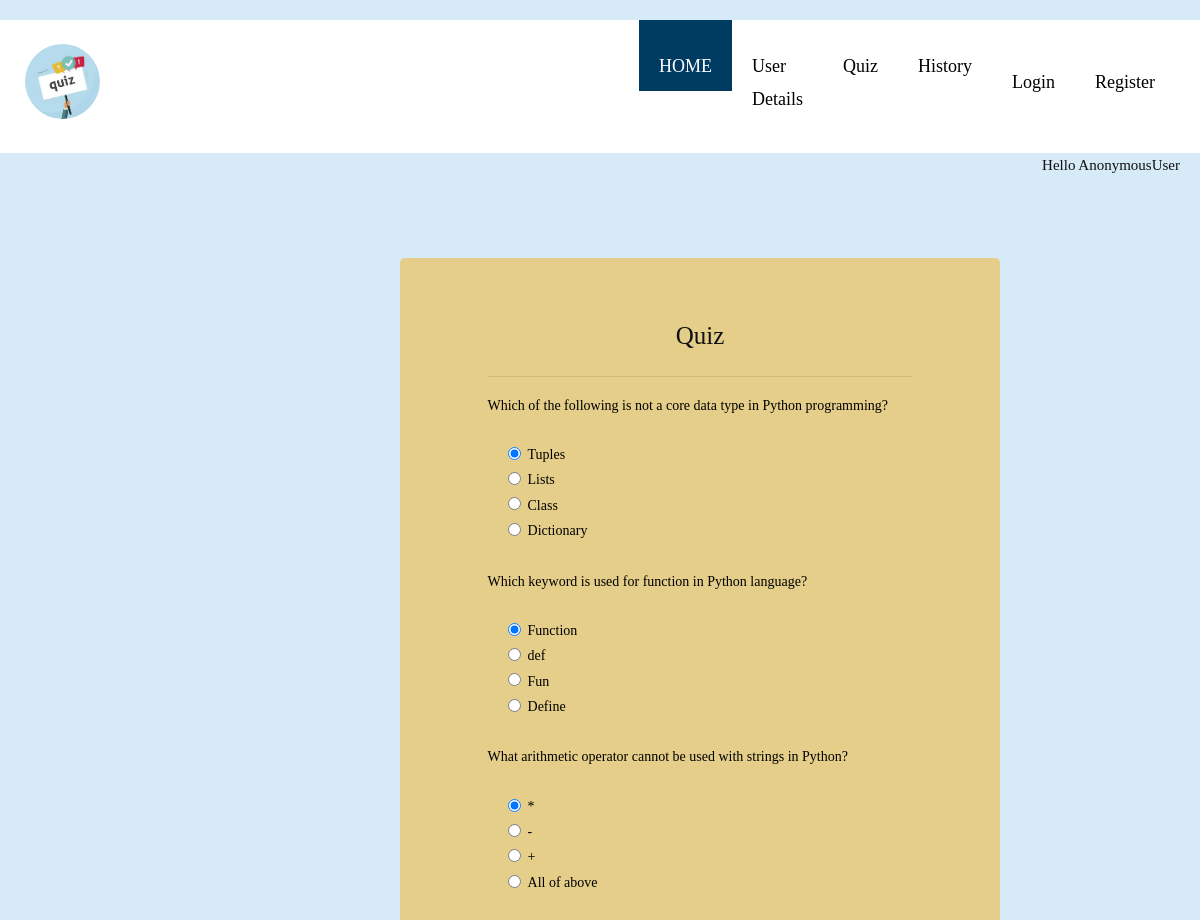
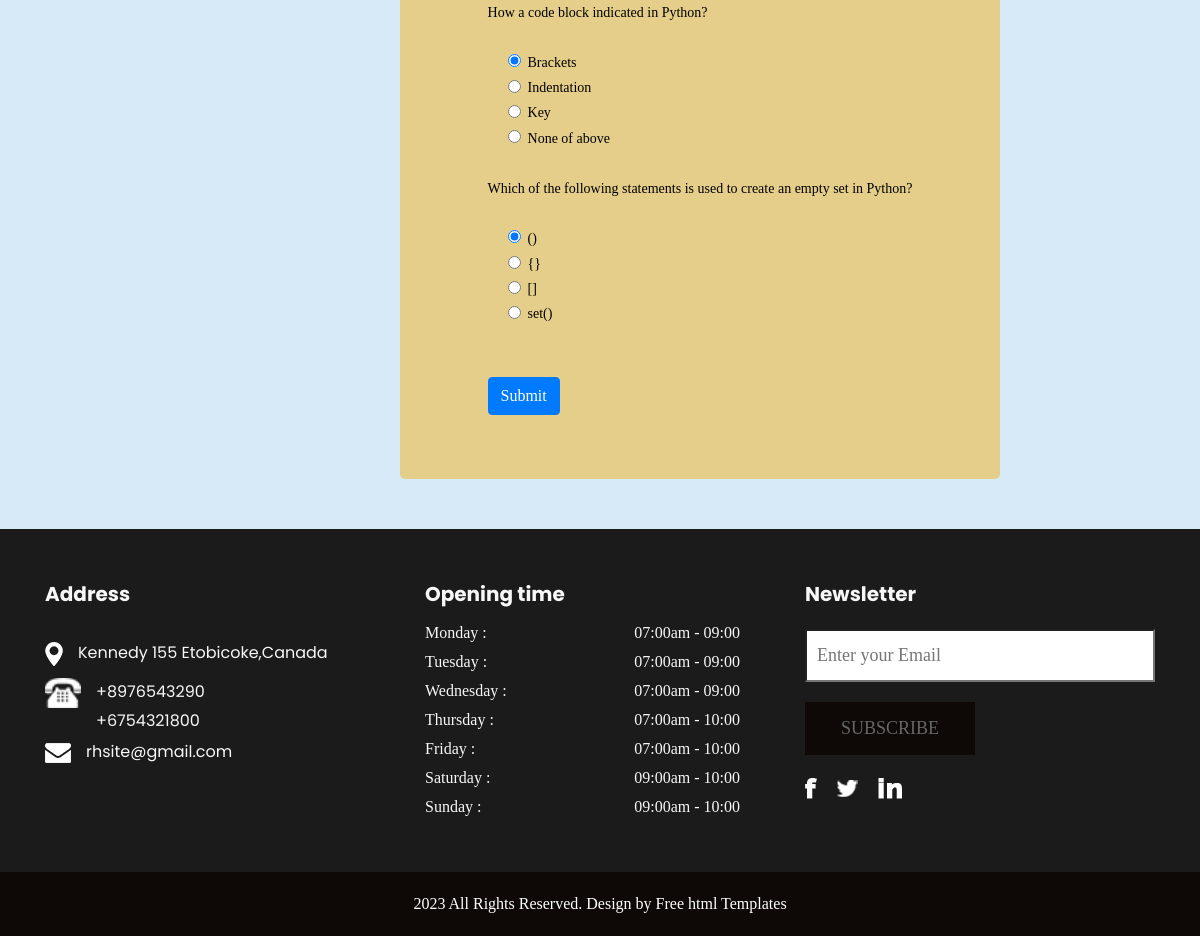
The app's page /quiz/ with its own data (2 pictures, top to bottom).
### termproject/models.py (models this page shows, shortened)
class Question(models.Model):
    question_id = models.IntegerField(blank=True, null=True)
    question=models.CharField(max_length=200)
    op_1=models.CharField(max_length=200)
    op_2 = models.CharField(max_length=200)
    op_3 = models.CharField(max_length=200)
    op_4 = models.CharField(max_length=200)
    ans=models.CharField(max_length=200)

### termproject/views.py (the view)
# urls.py: path('quiz/',views.quiz,name='quiz'),
@csrf_exempt
def quiz(request):
    if request.method == 'POST':
        score = 0
        wrong = 0
        correct = 0
        total_questions = 5
        q= Question.objects.all()
        for ques in q:
            print(request.POST.get(ques.question))
            print(ques.ans)
            if ques.ans == request.POST.get(ques.question):
                score += 1
                correct += 1
                print(score)
            else:
                wrong = total_questions-correct
        percent = score / (total_questions) * 100
        context = {
                'score': score,
                'correct': correct,
                'wrong': wrong,
                'percent': percent,
                'total': total_questions
            }
        if score<3:
            messages.error(request, "Please try again!!!")
            return render(request, 'termproject/result.html', context)
        elif score>=3 and score<5:
            messages.error(request, "You are good!!!")
            return render(request, 'termproject/result.html', context)
        else:
            messages.error(request,"You are genius!!!")
            return render(request, 'termproject/result.html', context)
    else:
        questions = Question.objects.order_by('?')[:5]
        context = {
            'q': questions
        }
        return render(request, 'termproject/quiz.html', context)

### termproject/templates/termproject/quiz.html (shortened to what this page needs)
{% extends 'termproject/base.html' %}
{% block content %}
<h5 style="text-align:right">
              <p>Hello {{user}}</p>
            </h5>
<br><br>
  <div class="jumbotron my-auto contain h-50 w-50 d-flex justify-content-center" style="background-color:#e5ce89; margin:400px;">
   <div class="main">
  <h3 style="font-size:25px; text-align:center">Quiz </h3>
<hr />
<form method='post' action=''>
    {% for q  in q%}
    <div class="form-group">
      <label for="question" style="color:black">{{q.question}}</label>
    </div>
    <div class="form-check">
        <div class="form-check">
            <input class="form-check-input" type="radio" name="{{q.question}}" id="op_1" value="option1" checked>
            <label class="form-check-label" for="op_1" style="color:black">
                {{q.op_1}}
            </label>
        </div>
        <div class="form-check" style="color:black">
            <input class="form-check-input" type="radio" name="{{q.question}}" id="op_2" value="option2">
            <label class="form-check-label" for="op_2" style="color:black">
                {{q.op_2}}
            </label>
        </div>
        <div class="form-check">
            <input class="form-check-input" type="radio" name="{{q.question}}" id="op_3" value="option3">
            <label class="form-check-label" for="op_3" style="color:black">
                {{q.op_3}}
            </label>
        </div>
        <div class="form-check">
            <input class="form-check-input" type="radio" name="{{q.question}}" id="op_4" value="option4">
            <label class="form-check-label" for="op_4" style="color:black">
                {{q.op_4}}
            </label>
        </div>
        <br>
    </div>
    {% endfor %}
    <br>
    <button type="submit" class="btn btn-primary">Submit</button>
  </form>
</div>
</div>
{% endblock content%}

### termproject/static/termproject/css/style.css (style rules this page uses)
* { box-sizing: border-box !important; transition: ease all 0.5s; }
html { scroll-behavior: smooth; }
body { color: #666666; font-size: 14px; line-height: 1.80857; font-weight: normal; overflow-x: hidden; font-family: Raleway; }
h1, h2, h3, h4, h5, h6 { letter-spacing: 0; font-weight: normal; position: relative; padding: 0 0 10px 0; font-weight: normal; line-height: normal; color: #111111; margin: 0 }
h3 { font-size: 18px }
h5 { font-size: 14px }
*, *::after, *::before { -webkit-box-sizing: border-box; -moz-box-sizing: border-box; box-sizing: border-box; }
p { margin: 20px; font-weight: 300; font-size: 15px; line-height: 24px; }
a, .btn { text-decoration: none !important; outline: none !important; -webkit-transition: all .3s ease-in-out; -moz-transition: all .3s ease-in-out; -ms-transition: all .3s ease-in-out; -o-transition: all .3s ease-in-out; transition: all .3s ease-in-out; }
button { border: 0; margin: 0; padding: 0; cursor: pointer; }

### records on screen
Question: question "Which of the following is not a core data type in Python programming?", op_1 "Tuples", op_2 "Lists", op_3 "Class", op_4 "Dictionary"
Question: question "Which keyword is used for function in Python language?", op_1 "Function", op_2 "def", op_3 "Fun", op_4 "Define"
Question: question "What arithmetic operator cannot be used with strings in Python?", op_1 "*", op_2 "-", op_3 "+", op_4 "All of above"
Question: question "How a code block indicated in Python?", op_1 "Brackets", op_2 "Indentation", op_3 "Key", op_4 "None of above"
Question: question "Which of the following statements is used to create an empty set in Python?", op_1 "()", op_2 "{}", op_3 "[]", op_4 "set()"

### other values on screen
{{ user }} "AnonymousUser"
